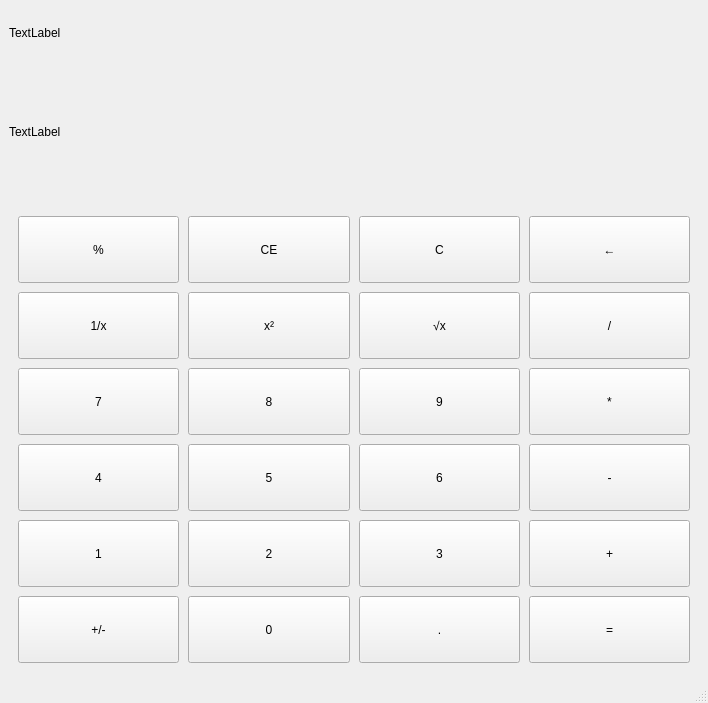
<?xml version="1.0" encoding="UTF-8"?>
<ui version="4.0">
 <class>MainWindow</class>
 <widget class="QMainWindow" name="MainWindow">
  <property name="geometry">
   <rect>
    <x>0</x>
    <y>0</y>
    <width>708</width>
    <height>703</height>
   </rect>
  </property>
  <property name="windowTitle">
   <string>MainWindow</string>
  </property>
  <widget class="QWidget" name="m_centralwidget">
   <layout class="QVBoxLayout" name="verticalLayout_2">
    <item>
     <layout class="QVBoxLayout" name="verticalLayout" stretch="1,3,10">
      <property name="sizeConstraint">
       <enum>QLayout::SetFixedSize</enum>
      </property>
      <item>
       <widget class="QLabel" name="m_labelHistory">
        <property name="text">
         <string>TextLabel</string>
        </property>
       </widget>
      </item>
      <item>
       <widget class="QLabel" name="m_labelOutput">
        <property name="text">
         <string>TextLabel</string>
        </property>
       </widget>
      </item>
      <item>
       <layout class="QGridLayout" name="gridLayout" columnstretch="0,0,0,0,0">
        <property name="sizeConstraint">
         <enum>QLayout::SetDefaultConstraint</enum>
        </property>
        <property name="leftMargin">
         <number>9</number>
        </property>
        <property name="topMargin">
         <number>9</number>
        </property>
        <property name="rightMargin">
         <number>9</number>
        </property>
        <property name="bottomMargin">
         <number>9</number>
        </property>
        <property name="spacing">
         <number>9</number>
        </property>
        <item row="3" column="2">
         <widget class="QPushButton" name="m_btnNum9">
          <property name="sizePolicy">
           <sizepolicy hsizetype="Minimum" vsizetype="Minimum">
            <horstretch>0</horstretch>
            <verstretch>0</verstretch>
           </sizepolicy>
          </property>
          <property name="text">
           <string>9</string>
          </property>
         </widget>
        </item>
        <item row="4" column="4">
         <widget class="QPushButton" name="m_btnSub">
          <property name="sizePolicy">
           <sizepolicy hsizetype="Minimum" vsizetype="Minimum">
            <horstretch>0</horstretch>
            <verstretch>0</verstretch>
           </sizepolicy>
          </property>
          <property name="text">
           <string>-</string>
          </property>
         </widget>
        </item>
        <item row="3" column="4">
         <widget class="QPushButton" name="m_btnMul">
          <property name="sizePolicy">
           <sizepolicy hsizetype="Minimum" vsizetype="Minimum">
            <horstretch>0</horstretch>
            <verstretch>0</verstretch>
           </sizepolicy>
          </property>
          <property name="text">
           <string>*</string>
          </property>
         </widget>
        </item>
        <item row="4" column="1">
         <widget class="QPushButton" name="m_btnNum5">
          <property name="sizePolicy">
           <sizepolicy hsizetype="Minimum" vsizetype="Minimum">
            <horstretch>0</horstretch>
            <verstretch>0</verstretch>
           </sizepolicy>
          </property>
          <property name="text">
           <string>5</string>
          </property>
         </widget>
        </item>
        <item row="5" column="2">
         <widget class="QPushButton" name="m_btnNum3">
          <property name="sizePolicy">
           <sizepolicy hsizetype="Minimum" vsizetype="Minimum">
            <horstretch>0</horstretch>
            <verstretch>0</verstretch>
           </sizepolicy>
          </property>
          <property name="text">
           <string>3</string>
          </property>
         </widget>
        </item>
        <item row="1" column="4">
         <widget class="QPushButton" name="m_btnDiv">
          <property name="sizePolicy">
           <sizepolicy hsizetype="Minimum" vsizetype="Minimum">
            <horstretch>0</horstretch>
            <verstretch>0</verstretch>
           </sizepolicy>
          </property>
          <property name="text">
           <string>/</string>
          </property>
         </widget>
        </item>
        <item row="6" column="0">
         <widget class="QPushButton" name="m_btnNumInverse">
          <property name="sizePolicy">
           <sizepolicy hsizetype="Minimum" vsizetype="Minimum">
            <horstretch>0</horstretch>
            <verstretch>0</verstretch>
           </sizepolicy>
          </property>
          <property name="text">
           <string>+/-</string>
          </property>
         </widget>
        </item>
        <item row="1" column="0">
         <widget class="QPushButton" name="m_btnReciprocal">
          <property name="sizePolicy">
           <sizepolicy hsizetype="Minimum" vsizetype="Minimum">
            <horstretch>0</horstretch>
            <verstretch>0</verstretch>
           </sizepolicy>
          </property>
          <property name="text">
           <string>1/x</string>
          </property>
         </widget>
        </item>
        <item row="6" column="1">
         <widget class="QPushButton" name="m_btnNum0">
          <property name="sizePolicy">
           <sizepolicy hsizetype="Minimum" vsizetype="Minimum">
            <horstretch>0</horstretch>
            <verstretch>0</verstretch>
           </sizepolicy>
          </property>
          <property name="text">
           <string>0</string>
          </property>
         </widget>
        </item>
        <item row="3" column="0">
         <widget class="QPushButton" name="m_btnNum7">
          <property name="sizePolicy">
           <sizepolicy hsizetype="Minimum" vsizetype="Minimum">
            <horstretch>0</horstretch>
            <verstretch>0</verstretch>
           </sizepolicy>
          </property>
          <property name="text">
           <string>7</string>
          </property>
         </widget>
        </item>
        <item row="4" column="2">
         <widget class="QPushButton" name="m_btnNum6">
          <property name="sizePolicy">
           <sizepolicy hsizetype="Minimum" vsizetype="Minimum">
            <horstretch>0</horstretch>
            <verstretch>0</verstretch>
           </sizepolicy>
          </property>
          <property name="text">
           <string>6</string>
          </property>
         </widget>
        </item>
        <item row="0" column="2">
         <widget class="QPushButton" name="m_btnC">
          <property name="sizePolicy">
           <sizepolicy hsizetype="Minimum" vsizetype="Minimum">
            <horstretch>0</horstretch>
            <verstretch>0</verstretch>
           </sizepolicy>
          </property>
          <property name="text">
           <string>C</string>
          </property>
         </widget>
        </item>
        <item row="4" column="0">
         <widget class="QPushButton" name="m_btnNum4">
          <property name="sizePolicy">
           <sizepolicy hsizetype="Minimum" vsizetype="Minimum">
            <horstretch>0</horstretch>
            <verstretch>0</verstretch>
           </sizepolicy>
          </property>
          <property name="text">
           <string>4</string>
          </property>
         </widget>
        </item>
        <item row="1" column="2">
         <widget class="QPushButton" name="m_btnSqrt">
          <property name="sizePolicy">
           <sizepolicy hsizetype="Minimum" vsizetype="Minimum">
            <horstretch>0</horstretch>
            <verstretch>0</verstretch>
           </sizepolicy>
          </property>
          <property name="text">
           <string>√x</string>
          </property>
         </widget>
        </item>
        <item row="5" column="1">
         <widget class="QPushButton" name="m_btnNum2">
          <property name="sizePolicy">
           <sizepolicy hsizetype="Minimum" vsizetype="Minimum">
            <horstretch>0</horstretch>
            <verstretch>0</verstretch>
           </sizepolicy>
          </property>
          <property name="text">
           <string>2</string>
          </property>
         </widget>
        </item>
        <item row="6" column="2">
         <widget class="QPushButton" name="m_btnPoint">
          <property name="sizePolicy">
           <sizepolicy hsizetype="Minimum" vsizetype="Minimum">
            <horstretch>0</horstretch>
            <verstretch>0</verstretch>
           </sizepolicy>
          </property>
          <property name="text">
           <string>.</string>
          </property>
         </widget>
        </item>
        <item row="3" column="1">
         <widget class="QPushButton" name="m_btnNum8">
          <property name="sizePolicy">
           <sizepolicy hsizetype="Minimum" vsizetype="Minimum">
            <horstretch>0</horstretch>
            <verstretch>0</verstretch>
           </sizepolicy>
          </property>
          <property name="text">
           <string>8</string>
          </property>
         </widget>
        </item>
        <item row="0" column="0">
         <widget class="QPushButton" name="m_btnPercent">
          <property name="sizePolicy">
           <sizepolicy hsizetype="Minimum" vsizetype="Minimum">
            <horstretch>0</horstretch>
            <verstretch>0</verstretch>
           </sizepolicy>
          </property>
          <property name="text">
           <string>%</string>
          </property>
         </widget>
        </item>
        <item row="0" column="1">
         <widget class="QPushButton" name="m_btnCE">
          <property name="sizePolicy">
           <sizepolicy hsizetype="Minimum" vsizetype="Minimum">
            <horstretch>0</horstretch>
            <verstretch>0</verstretch>
           </sizepolicy>
          </property>
          <property name="text">
           <string>CE</string>
          </property>
         </widget>
        </item>
        <item row="0" column="4">
         <widget class="QPushButton" name="m_btnBack">
          <property name="sizePolicy">
           <sizepolicy hsizetype="Minimum" vsizetype="Minimum">
            <horstretch>0</horstretch>
            <verstretch>0</verstretch>
           </sizepolicy>
          </property>
          <property name="text">
           <string>←</string>
          </property>
         </widget>
        </item>
        <item row="5" column="0">
         <widget class="QPushButton" name="m_btnNum1">
          <property name="sizePolicy">
           <sizepolicy hsizetype="Minimum" vsizetype="Minimum">
            <horstretch>0</horstretch>
            <verstretch>0</verstretch>
           </sizepolicy>
          </property>
          <property name="text">
           <string>1</string>
          </property>
         </widget>
        </item>
        <item row="1" column="1">
         <widget class="QPushButton" name="m_btnSqure">
          <property name="sizePolicy">
           <sizepolicy hsizetype="Minimum" vsizetype="Minimum">
            <horstretch>0</horstretch>
            <verstretch>0</verstretch>
           </sizepolicy>
          </property>
          <property name="text">
           <string>x²</string>
          </property>
         </widget>
        </item>
        <item row="5" column="4">
         <widget class="QPushButton" name="m_btnAdd">
          <property name="sizePolicy">
           <sizepolicy hsizetype="Minimum" vsizetype="Minimum">
            <horstretch>0</horstretch>
            <verstretch>0</verstretch>
           </sizepolicy>
          </property>
          <property name="text">
           <string>+</string>
          </property>
         </widget>
        </item>
        <item row="6" column="4">
         <widget class="QPushButton" name="m_btnReasult">
          <property name="sizePolicy">
           <sizepolicy hsizetype="Minimum" vsizetype="Minimum">
            <horstretch>0</horstretch>
            <verstretch>0</verstretch>
           </sizepolicy>
          </property>
          <property name="text">
           <string>=</string>
          </property>
         </widget>
        </item>
       </layout>
      </item>
     </layout>
    </item>
   </layout>
  </widget>
  <widget class="QMenuBar" name="m_menubar">
   <property name="geometry">
    <rect>
     <x>0</x>
     <y>0</y>
     <width>708</width>
     <height>26</height>
    </rect>
   </property>
  </widget>
  <widget class="QStatusBar" name="statusbar"/>
 </widget>
 <resources/>
 <connections/>
</ui>
